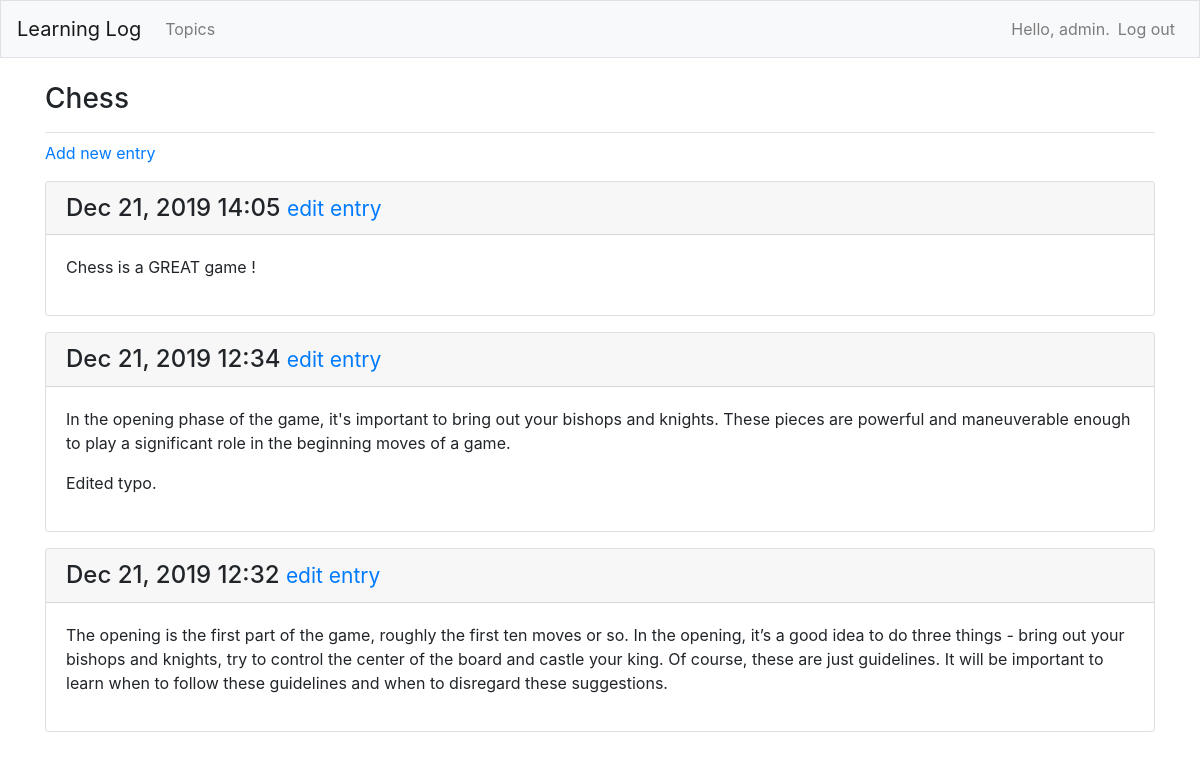
The page /topics/1/ (signed in) on the database its author committed.
### learning_logs/models.py (models this page shows, shortened)
class Topic(models.Model):
    text = models.CharField(max_length=200)
    date_added = models.DateTimeField(auto_now_add=True)
    owner = models.ForeignKey(User, on_delete=models.CASCADE)
    def __str__(self):
        return self.text

class Entry(models.Model):
    topic = models.ForeignKey(Topic, on_delete=models.CASCADE)
    text = models.TextField()
    date_added = models.DateTimeField(auto_now_add=True)
    class Meta:
        verbose_name_plural = "entries"

### learning_logs/views.py (the view)
# urls.py: path("topics/<int:topic_id>/", views.topic, name="topic"),
@login_required
def topic(request, topic_id):
    topic = Topic.objects.get(id=topic_id)
    if topic.owner != request.user:
        raise Http404
    entries = topic.entry_set.order_by("-date_added")
    context = {"topic": topic, "entries": entries}
    return render(request, "learning_logs/topic.html", context)

### learning_logs/templates/learning_logs/topic.html
{% extends "learning_logs/base.html" %}
{% block page_header %}
<h3>{{ topic }}</h3>
{% endblock page_header %}
{% block content %}
<p>
    <a href="{% url 'learning_logs:new_entry' topic.id %}">Add new entry</a>
</p>
{% for entry in entries %}
<div class="card mb-3">
    <h4 class="card-header">
        {{ entry.date_added|date:'M d, Y H:i' }}
        <small>
            <a href="{% url 'learning_logs:edit_entry' entry.id %}">edit entry</a>
        </small>
    </h4>
    <div class="card-body">
        {{ entry.text|linebreaks }}
    </div>
</div>
{% empty %}
<p>There are no entries for this topic yet.</p>
{% endfor %}
{% endblock content %}

### learning_logs/templates/learning_logs/base.html (shortened to what this page needs)
{% load bootstrap4 %}
<!doctype html>
<html lang="en">
<head>
    {% bootstrap_css %}
</head>
<body>
    <nav class="navbar navbar-expand-md navbar-light bg-light mb-4 border">
        <a href="{% url 'learning_logs:index' %}" class="navbar-brand">Learning Log</a>
        <div class="collapse navbar-collapse" id="navbarCollapse">
            <ul class="navbar-nav mr-auto">
                <li class="nav-item">
                    <a href="{% url 'learning_logs:topics' %}" class="nav-link">Topics</a>
                </li>
            </ul>
            <ul class="navbar-nav ml-auto">
                {% if user.is_authenticated %}
                <li class="nav-item">
                    <span class="navbar-text">Hello, {{ user.username }}.</span>
                </li>
                <li class="nav-item">
                    <a href="{% url 'users:logout' %}" class="nav-link">Log out</a>
                </li>
                {% endif %}
            </ul>
        </div>
    </nav>
    <main role="main" class="container">
        <div class="pb-2 mb-2 border-bottom">
            {% block page_header %}{% endblock page_header%}
        </div>
        <div>
            {% block content %}{% endblock content %}
        </div>
    </main>
</body>
</html>

### rows shown on the page
Topic: text "Chess"
Entry: date_added "Dec 21, 2019 14:05", text "Chess is a GREAT game !"
Entry: date_added "Dec 21, 2019 12:34", text "In the opening phase of the game, it's important to bring out your bishops and knights. These pieces are powerful and maneuverable enough to play a significant role in the beginning moves of a game. Edited typo."
Entry: date_added "Dec 21, 2019 12:32", text "The opening is the first part of the game, roughly the first ten moves or so. In the opening, it’s a good idea to do three things - bring out your bishops and knights, try to control the center of the board and castle your king. Of course, these are just guidelines. It will be important to learn when to follow these guidelines and when to disregard these suggestions."

### other values the page prints
{{ user.username }} "admin"
